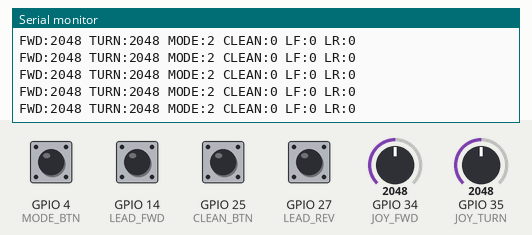
This sketch was run on a simulated ESP32. Shown: the last lines printed to the serial monitor. The test bench sets the inputs (shaded band); at power-on: GPIO 4 (MODE_BTN), GPIO 14 (LEAD_FWD), GPIO 25 (CLEAN_BTN), GPIO 27 (LEAD_REV) HIGH, GPIO 34 (JOY_FWD) = 2048, GPIO 35 (JOY_TURN) = 2048.

Above: at 1.2 s.
1.3 s: GPIO 34 (JOY_FWD) set to 2866
At 1.34 s:
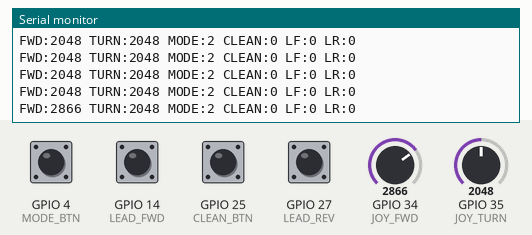
2.8 s: GPIO 35 (JOY_TURN) set to 2866
At 2.81 s:
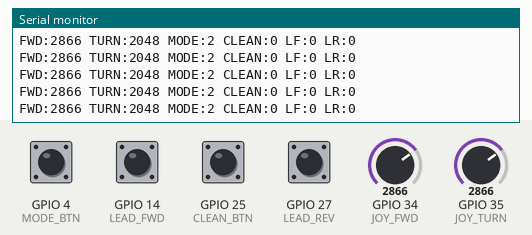
4.3 s: GPIO 4 (MODE_BTN) pulled LOW for 0.15 s
At 4.69 s:
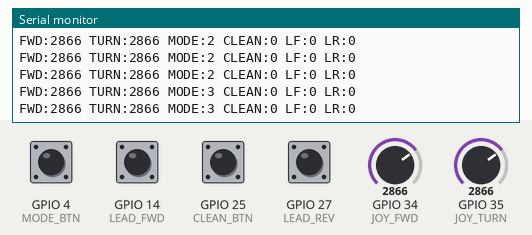
5.9 s: GPIO 14 (LEAD_FWD) pulled LOW for 0.15 s
At 5.96 s:
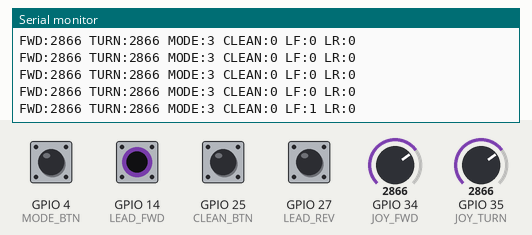
7.5 s: GPIO 25 (CLEAN_BTN) pulled LOW for 0.15 s
At 7.53 s:
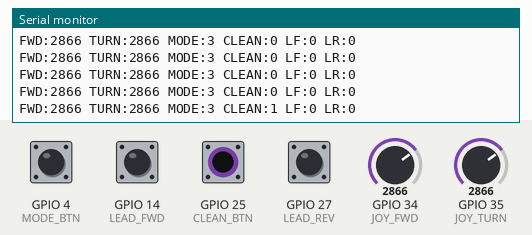
9.1 s: GPIO 27 (LEAD_REV) pulled LOW for 0.15 s
At 9.16 s:
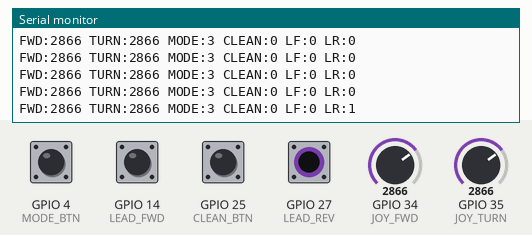

The sketch:

overall_pack_pcl_transmitter.ino
```cpp
#include <WiFi.h>
#include <esp_now.h>

// ===== RECEIVER MAC =====
//uint8_t receiverMAC[] = {0xCC, 0xDB, 0xA7, 0x4A, 0x46, 0x74};
uint8_t receiverMAC[] = {0xD4, 0xE9, 0xF4, 0x79, 0x29, 0x18};


// ===== JOYSTICK =====
#define JOY_FWD 34
#define JOY_TURN 35
#define MODE_BTN 4

// ===== CLEANING BUTTON =====
#define CLEAN_BTN 25

// ===== LEAD SCREW =====
#define LEAD_FWD 14
#define LEAD_REV 27

// ===== DATA STRUCT =====
typedef struct {
  int forward;
  int turn;
  int mode;

  int cleaningMode;   // 0=STOP,1=FWD

  bool leadForward;
  bool leadReverse;

} Data;

Data data;

// ===== VARIABLES =====
int speedMode = 2;
bool lastBtn = HIGH;

void setup() {
  Serial.begin(115200);

  pinMode(MODE_BTN, INPUT_PULLUP);
  pinMode(CLEAN_BTN, INPUT_PULLUP);
  pinMode(LEAD_FWD, INPUT_PULLUP);
  pinMode(LEAD_REV, INPUT_PULLUP);

  WiFi.mode(WIFI_STA);
  esp_now_init();

  esp_now_peer_info_t peer = {};
  memcpy(peer.peer_addr, receiverMAC, 6);
  peer.channel = 0;
  peer.encrypt = false;
  peer.ifidx = WIFI_IF_STA;

  esp_now_add_peer(&peer);

  Serial.println("🚀 COMBINED TRANSMITTER READY");
}

void loop() {

  // ===== TRACKED =====
  data.forward = analogRead(JOY_FWD);
  data.turn    = analogRead(JOY_TURN);

  // Speed mode button
  bool btn = digitalRead(MODE_BTN);
  if (lastBtn == HIGH && btn == LOW) {
    speedMode++;
    if (speedMode > 3) speedMode = 1;
    delay(300);
  }
  lastBtn = btn;
  data.mode = speedMode;

  // ===== CLEANING =====
  data.cleaningMode = (digitalRead(CLEAN_BTN) == LOW) ? 1 : 0;

  // ===== LEAD SCREW =====
  data.leadForward = (digitalRead(LEAD_FWD) == LOW);
  data.leadReverse = (digitalRead(LEAD_REV) == LOW);

  // ===== SEND =====
  esp_now_send(receiverMAC, (uint8_t *)&data, sizeof(data));

  // DEBUG
  Serial.print("FWD:");
  Serial.print(data.forward);
  Serial.print(" TURN:");
  Serial.print(data.turn);
  Serial.print(" MODE:");
  Serial.print(speedMode);
  Serial.print(" CLEAN:");
  Serial.print(data.cleaningMode);
  Serial.print(" LF:");
  Serial.print(data.leadForward);
  Serial.print(" LR:");
  Serial.println(data.leadReverse);

  delay(50);
}
```

Measured:
- after the input at 1.3 s, the serial monitor: prints a new line at once (image 1)
- after the input at 4.3 s, the serial monitor: prints a new line after 0.32 s (image 3)
- after the input at 5.9 s, the serial monitor: prints a new line at once (image 4)
- after the input at 7.5 s, the serial monitor: prints a new line at once (image 5)
- after the input at 9.1 s, the serial monitor: prints a new line after 0.05 s (image 6)
